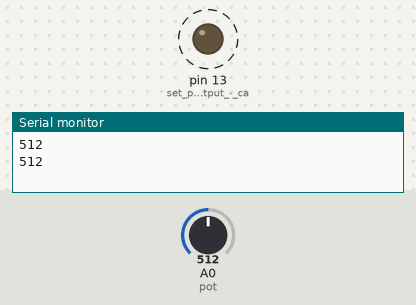
Recording of a sketch running on a simulated Arduino Uno, built with avr-gcc and run on an emulated ATmega328P. On the bench: output pins drawn as LEDs (lit = HIGH), the last lines printed to the serial monitor. Dashed ring = blinking. The test bench sets the inputs (shaded band); at power-on: A0 (pot) = 512.

Above: at 1.8 s.
1.9 s: A0 (pot) set to 306
At 2.2 s:
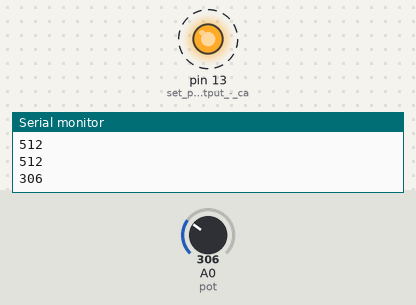
5.4 s: A0 (pot) set to 122
At 5.56 s:
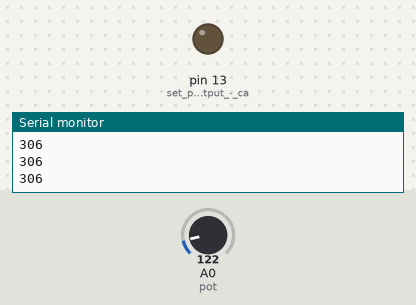
Timing chart, 0 to 14.9 s (numbered marks = the images above; inputs shaded):
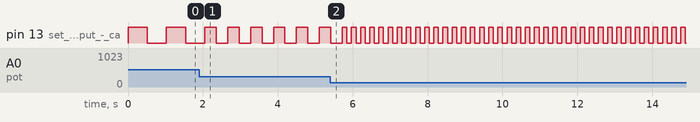

The sketch:

Sketch-Circuit-1B-Potentiometer.ino
```cpp
// COMP444 - Circuit 1B-Potentiometer

int potPosition; // holds a value based on the position of the potentiometer
void setup()
{
  Serial.begin(9600); //start a serial connection
  pinMode(13, OUTPUT); //set pin 13 to output - can be HIGH or LOW
}
void loop()
{
  //read the position of the pot
  potPosition = analogRead(A0); //set potPosition (0 to 1023) based on knob
  Serial.println(potPosition); //print value of potPosition
  //change the LED blink speed based on the pot value
  digitalWrite(13, HIGH); // Turn on the LED
  delay(potPosition); // delay for as many ms as potPosition (0-1023)
  digitalWrite(13, LOW); // Turn off the LED
  delay(potPosition); // delay for as many ms as potPosition (0-1023)
}
```

Measured:
- after the input at 1.9 s, pin 13 (set_pin_13_to_output_-_ca): alternates HIGH for 0.31 s and LOW for 0.31 s, starting after 0.46 s
- by itself, pin 13 (set_pin_13_to_output_-_ca): alternates HIGH for 0.51 s and LOW for 0.51 s
